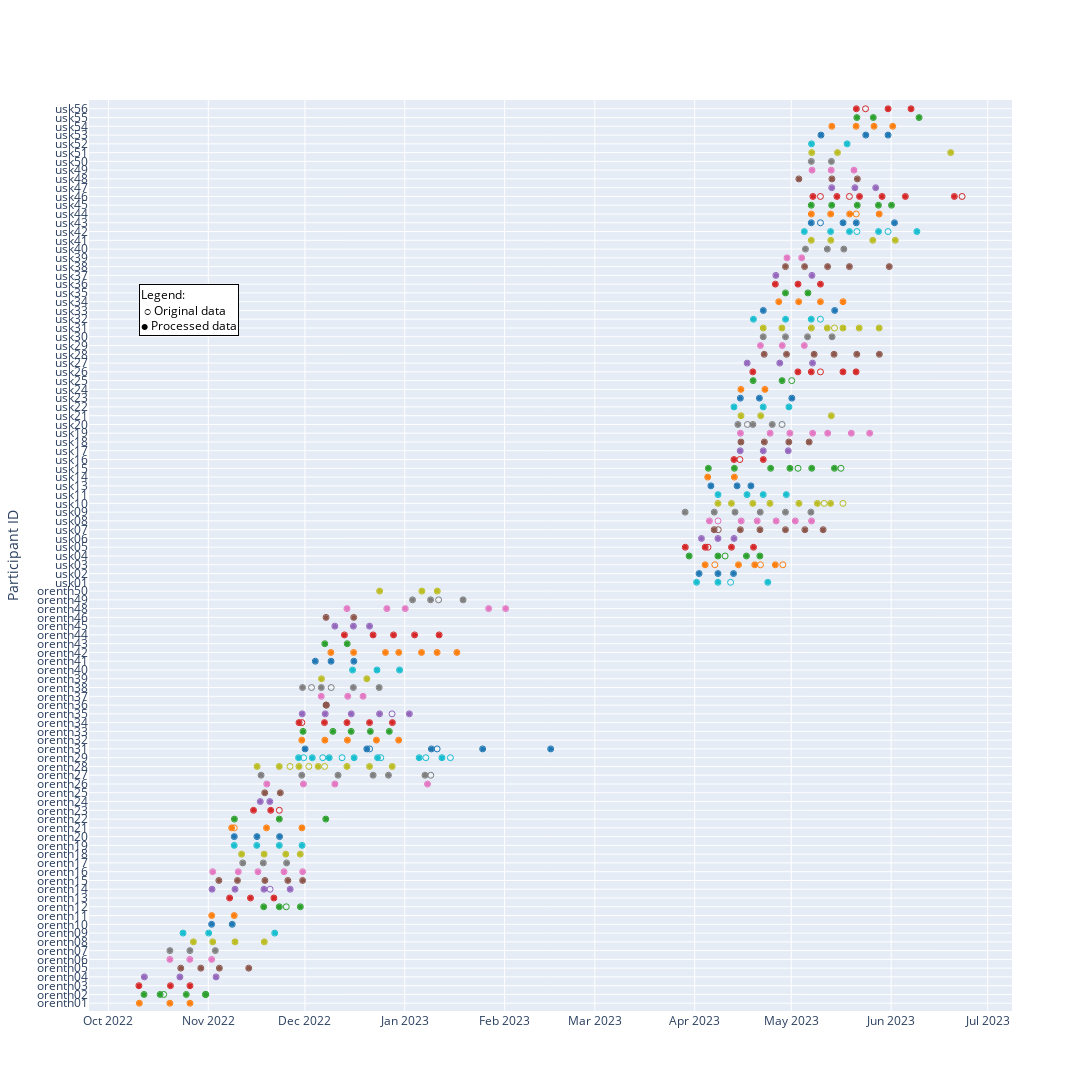

The notebook cell this image was saved under:
### Code cell
# Get the default Plotly color palette
color_palette= pc.DEFAULT_PLOTLY_COLORS


fig = make_subplots(rows=1, cols=1)

# Add traces for original data
y_ticks = []
y_labels = []
i = 1
for id_participant, df_group in df.groupby('id_participant'):
    df_group['y'] = i
    fig.add_trace(
        go.Scatter(x=df_group['timestamp'], y=df_group['y'], mode='markers', name=id_participant, 
                   marker_symbol='circle-open', marker_size=6, marker_color=color_palette[i%len(color_palette)]),
        row=1, col=1
    )
    y_ticks.append(i)
    y_labels.append(id_participant)
    i = i+1

# Add traces for processed data
i = 1
for id_participant, df_group in df_new.groupby('id_participant'):
    df_group['y'] = i
    fig.add_trace(
        go.Scatter(x=df_group['timestamp'], y=df_group['y'], mode='markers', name=id_participant, 
                   marker_symbol='circle', marker_size=5, marker_color=color_palette[i%len(color_palette)]),
        row=1, col=1   
    )
    i = i+1

# Add manual legend
fig.update_layout(
    annotations=[
        dict(
            text='Legend:<br>	&#9898; Original data<br>&#9899; Processed data',  # Text to display
            x=df['timestamp'].min(),    # X-coordinate
            y=80,                       # Y-coordinate
            showarrow=False,            # Do not show arrow
            font=dict(
                size=12,
                color='black'
            ),
            bgcolor='white',            # Background color of the text box
            bordercolor='black',        # Border color of the text box
            borderwidth=1,
            xanchor='left', 
            align='left'
        )
    ]
)

# Format figure
fig.update_yaxes(
    range=[0, len(y_ticks)+1],  # Range of ticks
    tickvals=y_ticks,           # Positions of ticks
    ticktext=y_labels,          # Labels for the ticks
    title_text='Participant ID'
)

# Update layout for better readability
fig.update_layout(
    height=1400, width=1400,
    title_x=0.5,
    showlegend=False
)


# Show the plot
fig.show()

fig.write_html('number_of_weekly_survey_responses_timeline.html')
fig.write_image('number_of_weekly_survey_responses_timeline.png')
